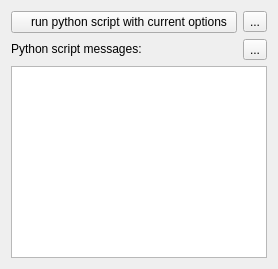
        <widget class="QWidget" name="resultsWidget" native="true">
         <layout class="QGridLayout" name="gridLayout_16">
          <item row="3" column="0" colspan="2">
           <widget class="QPlainTextEdit" name="text_out">
            <property name="sizePolicy">
             <sizepolicy hsizetype="Expanding" vsizetype="Expanding">
              <horstretch>0</horstretch>
              <verstretch>0</verstretch>
             </sizepolicy>
            </property>
            <property name="font">
             <font>
              <pointsize>9</pointsize>
             </font>
            </property>
           </widget>
          </item>
          <item row="2" column="1">
           <widget class="QToolButton" name="toolButton_clear">
            <property name="toolTip">
             <string>Clear message window</string>
            </property>
            <property name="text">
             <string>...</string>
            </property>
            <property name="icon">
             <iconset resource="resources/lisemdbase.qrc">
              <normaloff>:/2X/noscreen.png</normaloff>:/2X/noscreen.png</iconset>
            </property>
           </widget>
          </item>
          <item row="0" column="0">
           <widget class="QPushButton" name="pushButton_start">
            <property name="sizePolicy">
             <sizepolicy hsizetype="MinimumExpanding" vsizetype="Fixed">
              <horstretch>0</horstretch>
              <verstretch>0</verstretch>
             </sizepolicy>
            </property>
            <property name="toolTip">
             <string>Run the script and create database</string>
            </property>
            <property name="text">
             <string>   run python script with current options</string>
            </property>
            <property name="icon">
             <iconset resource="resources/lisemdbase.qrc">
              <normaloff>:/2X/play-icon.png</normaloff>:/2X/play-icon.png</iconset>
            </property>
           </widget>
          </item>
          <item row="2" column="0">
           <widget class="QLabel" name="label_3">
            <property name="sizePolicy">
             <sizepolicy hsizetype="Preferred" vsizetype="Fixed">
              <horstretch>0</horstretch>
              <verstretch>0</verstretch>
             </sizepolicy>
            </property>
            <property name="text">
             <string>Python script messages:</string>
            </property>
           </widget>
          </item>
          <item row="0" column="1">
           <widget class="QToolButton" name="toolButton_stop">
            <property name="text">
             <string>...</string>
            </property>
            <property name="icon">
             <iconset resource="resources/lisemdbase.qrc">
              <normaloff>:/2X/Stop-icon.png</normaloff>:/2X/Stop-icon.png</iconset>
            </property>
           </widget>
          </item>
         </layout>
        </widget>
